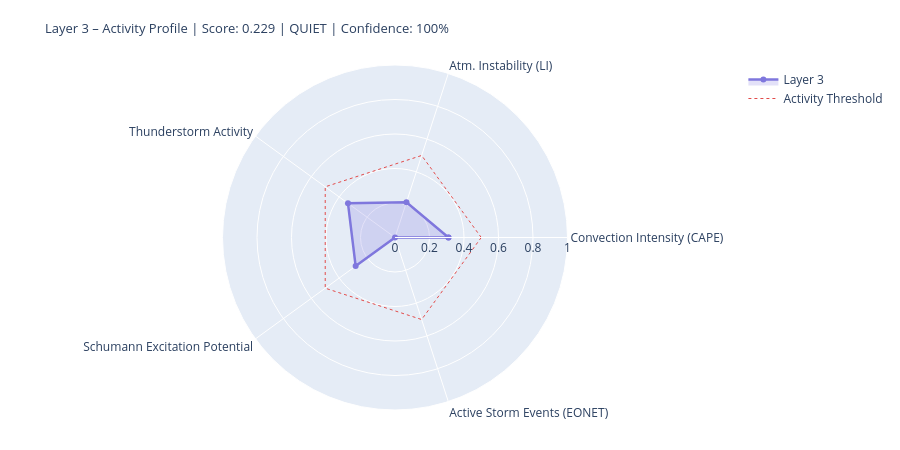

Notebook code for this chart:
### Markdown cell above
---
## 4. State Assessment & Handoff to Layer 4/5

### Code cell
# ============================================================
# LAYER-3-SCORE
# Five dynamic components
# ============================================================

def norm(v, lo, hi):
    if v is None or (isinstance(v, float) and math.isnan(v)): return None
    return round(max(0.0, min(1.0, (v - lo) / (hi - lo))), 4)

# --- 1) Convection intensity (global CAPE mean) ---
cape_mean = df_atm['cape'].dropna().mean() if not df_atm.empty else None
conv_score = norm(cape_mean, 0, 3000)
conv_src   = 'primary' if cape_mean is not None else 'missing'

# --- 2) Atmospheric instability (LI mean) ---
li_mean   = df_atm['li'].dropna().mean() if not df_atm.empty else None
# Negative LI = unstable → higher score
instab_score = norm(-li_mean if li_mean is not None else None, -6, 6)
instab_src   = 'primary' if li_mean is not None else 'missing'

# --- 3) Thunderstorm activity (mean thunder score + WMO count) ---
thunder_mean = df_atm['thunder_score'].mean() if not df_atm.empty else None
n_thunder    = int(df_atm['thunderstorm'].sum()) if not df_atm.empty else 0
thunder_score_val = norm(
    (thunder_mean or 0) * 0.7 + n_thunder * 0.1, 0, 1.0
) if thunder_mean is not None else None
thunder_src = 'primary'

# --- 4) Schumann excitation potential (weighted Schumann contribution) ---
schumann_pot = df_atm['schumann_contribution'].mean() if not df_atm.empty else None
# Boosted by Layer-2 thunderstorm trigger
if schumann_pot is not None and l2_thunder:
    schumann_pot = min(1.0, schumann_pot * 1.2)
schumann_score = norm(schumann_pot, 0, 1.0) if schumann_pot is not None else None
schumann_src   = 'derived'

# --- 5) Storm activity (NASA EONET) ---
# Distinction: None = data not loaded, 0.0 = loaded but no events
storm_score = None
storm_src   = 'missing'
if raw.get('storms') is not None:          # API reached successfully
    storm_score = norm(len(storm_events), 0, 30) if storm_events else 0.0
    storm_src   = 'primary'

# X-Ray and Kp: context only, not in dynamic score
# (X-Ray = Layer-0/4 driver; Kp = geomagnetic index, not a lightning proxy)
xray_context = None
if raw.get('xray'):
    df_xc = pd.DataFrame(raw['xray'])
    fc = next((c for c in df_xc.columns
               if any(k in c.lower() for k in ['flux','long']) and 'time' not in c.lower()),
              df_xc.columns[1])
    df_xc[fc] = pd.to_numeric(df_xc[fc], errors='coerce')
    xray_last = df_xc[fc].dropna().iloc[-1] if not df_xc[fc].dropna().empty else None
    if xray_last:
        xray_class = ('X' if xray_last>=1e-4 else 'M' if xray_last>=1e-5
                      else 'C' if xray_last>=1e-6 else 'B')
        xray_context = {'flux': float(xray_last), 'class': xray_class}
        print(f'X-Ray context: {xray_class}-class ({xray_last:.2e} W/m²)')

# --- Aggregate ---
COMPONENTS = {
    'Convection Intensity (CAPE)':  {'score': conv_score,       'source': conv_src,    'dynamic': True},
    'Atm. Instability (LI)':         {'score': instab_score,     'source': instab_src,  'dynamic': True},
    'Thunderstorm Activity':              {'score': thunder_score_val, 'source': thunder_src, 'dynamic': True},
    'Schumann Excitation Potential':   {'score': schumann_score,   'source': schumann_src,'dynamic': True},
    'Active Storm Events (EONET)': {'score': storm_score,      'source': storm_src,   'dynamic': True},
}

available   = {k: v['score'] for k, v in COMPONENTS.items() if v['score'] is not None}
unavailable = [k for k, v in COMPONENTS.items() if v['score'] is None]
layer3_score = round(sum(available.values()) / len(available), 4) if available else None
confidence   = round(len(available) / len(COMPONENTS), 2)
level = ('unknown' if layer3_score is None
         else 'quiet'   if layer3_score < 0.3
         else 'moderate' if layer3_score < 0.6
         else 'active')
dominant_l3 = max(available, key=available.get) if available else 'none'

# --- Ausgabe ---
W = 68
print('=' * W)
print('LAYER 3 – ATMOSPHERE / WEATHER / THUNDERSTORMS – STATE ASSESSMENT')
print('=' * W)
for name, comp in COMPONENTS.items():
    s = comp['score']
    if s is not None:
        bar = '█' * int(s * 20) + '░' * (20 - int(s * 20))
        print(f'  {name:<36} {bar}  {s:.3f}  [{comp["source"]}]')
    else:
        print(f'  {name:<36} {"─" * 20}  n/a   [missing]')
print('-' * W)
print(f'  Score:        {layer3_score:.3f}  ({len(available)}/{len(COMPONENTS)} components)')
print(f'  Confidence:   {confidence:.0%}')
print(f'  Level:        {level.upper()}')
print(f'  Dominant:     {dominant_l3}')
print(f'  CAPE mean:    {cape_mean:.0f} J/kg' if cape_mean else '  CAPE mean:    n/a')
print(f'  LI mean:      {li_mean:.1f} K' if li_mean is not None else '  LI mean:      n/a')
print(f'  Thunderstorms:{n_thunder} points (WMO)  +  {len(storm_events)} NASA EONET')
print('=' * W)

# Radar
cats   = list(available.keys())
vals_r = list(available.values())
if len(cats) >= 3:
    fig = go.Figure()
    fig.add_trace(go.Scatterpolar(
        r=vals_r + [vals_r[0]], theta=cats + [cats[0]],
        fill='toself', fillcolor='rgba(127,119,221,0.22)',
        line=dict(color='#7F77DD', width=2.5), name='Layer 3'
    ))
    fig.add_trace(go.Scatterpolar(
        r=[0.5] * (len(cats)+1), theta=cats + [cats[0]],
        line=dict(color='#E24B4A', dash='dot', width=1),
        mode='lines', name='Activity Threshold'
    ))
    fig.update_layout(
        title=dict(
            text=f'Layer 3 – Activity Profile | Score: {layer3_score:.3f} | {level.upper()} | Confidence: {confidence:.0%}',
            font=dict(size=13)
        ),
        polar=dict(radialaxis=dict(visible=True, range=[0, 1])),
        height=450, showlegend=True,
        margin=dict(l=60, r=60, t=65, b=40)
    )
    fig.show()

### Figure 1 — Plotly figure (JSON) as saved in the notebook; plotly's stock layout.template omitted (floating-point values rounded to 4 significant figures)
{"data": [{"fill": "toself", "fillcolor": "rgba(127,119,221,0.22)", "line": {"color": "#7F77DD", "width": 2.5}, "name": "Layer 3", "r": [0.31, 0.215, 0.337, 0.282, 0.0, 0.31], "theta": ["Convection Intensity (CAPE)", "Atm. Instability (LI)", "Thunderstorm Activity", "Schumann Excitation Potential", "Active Storm Events (EONET)", "Convection Intensity (CAPE)"], "type": "scatterpolar"}, {"line": {"color": "#E24B4A", "dash": "dot", "width": 1}, "mode": "lines", "name": "Activity Threshold", "r": [0.5, 0.5, 0.5, 0.5, 0.5, 0.5], "theta": ["Convection Intensity (CAPE)", "Atm. Instability (LI)", "Thunderstorm Activity", "Schumann Excitation Potential", "Active Storm Events (EONET)", "Convection Intensity (CAPE)"], "type": "scatterpolar"}], "layout": {"height": 450, "margin": {"b": 40, "l": 60, "r": 60, "t": 65}, "polar": {"radialaxis": {"range": [0, 1], "visible": true}}, "showlegend": true, "title": {"font": {"size": 13}, "text": "Layer 3 – Activity Profile | Score: 0.229 | QUIET | Confidence: 100%"}}}
